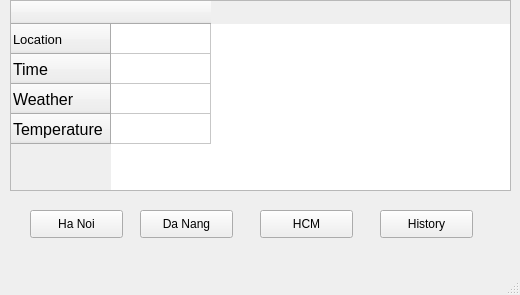
<?xml version="1.0" encoding="UTF-8"?>
<ui version="4.0">
 <class>MainWindow</class>
 <widget class="QMainWindow" name="MainWindow">
  <property name="geometry">
   <rect>
    <x>0</x>
    <y>0</y>
    <width>520</width>
    <height>295</height>
   </rect>
  </property>
  <property name="windowTitle">
   <string>MainWindow</string>
  </property>
  <widget class="QWidget" name="centralwidget">
   <widget class="QTableWidget" name="tableWidget">
    <property name="geometry">
     <rect>
      <x>10</x>
      <y>0</y>
      <width>501</width>
      <height>191</height>
     </rect>
    </property>
    <property name="font">
     <font>
      <pointsize>12</pointsize>
     </font>
    </property>
    <row>
     <property name="text">
      <string>Location</string>
     </property>
     <property name="font">
      <font>
       <pointsize>10</pointsize>
      </font>
     </property>
    </row>
    <row>
     <property name="text">
      <string>Time</string>
     </property>
    </row>
    <row>
     <property name="text">
      <string>Weather</string>
     </property>
    </row>
    <row>
     <property name="text">
      <string>Temperature</string>
     </property>
    </row>
    <column>
     <property name="text">
      <string/>
     </property>
    </column>
   </widget>
   <widget class="QPushButton" name="history_button">
    <property name="geometry">
     <rect>
      <x>380</x>
      <y>210</y>
      <width>93</width>
      <height>28</height>
     </rect>
    </property>
    <property name="text">
     <string>History</string>
    </property>
   </widget>
   <widget class="QPushButton" name="danang_button">
    <property name="geometry">
     <rect>
      <x>140</x>
      <y>210</y>
      <width>93</width>
      <height>28</height>
     </rect>
    </property>
    <property name="text">
     <string>Da Nang</string>
    </property>
   </widget>
   <widget class="QPushButton" name="hochiminh_button">
    <property name="geometry">
     <rect>
      <x>260</x>
      <y>210</y>
      <width>93</width>
      <height>28</height>
     </rect>
    </property>
    <property name="text">
     <string>HCM</string>
    </property>
   </widget>
   <widget class="QPushButton" name="hanoi_button">
    <property name="geometry">
     <rect>
      <x>30</x>
      <y>210</y>
      <width>93</width>
      <height>28</height>
     </rect>
    </property>
    <property name="text">
     <string>Ha Noi</string>
    </property>
   </widget>
  </widget>
  <widget class="QMenuBar" name="menubar">
   <property name="geometry">
    <rect>
     <x>0</x>
     <y>0</y>
     <width>520</width>
     <height>26</height>
    </rect>
   </property>
  </widget>
  <widget class="QStatusBar" name="statusbar"/>
 </widget>
 <resources/>
 <connections/>
</ui>
